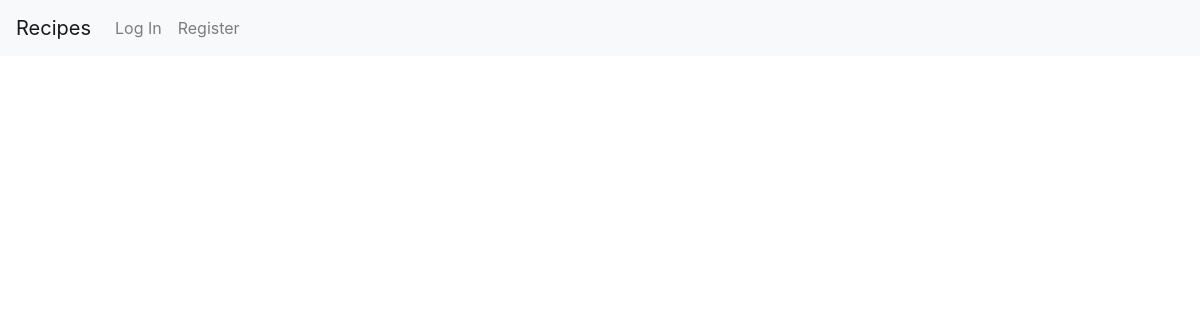
Before: / with the older database file.
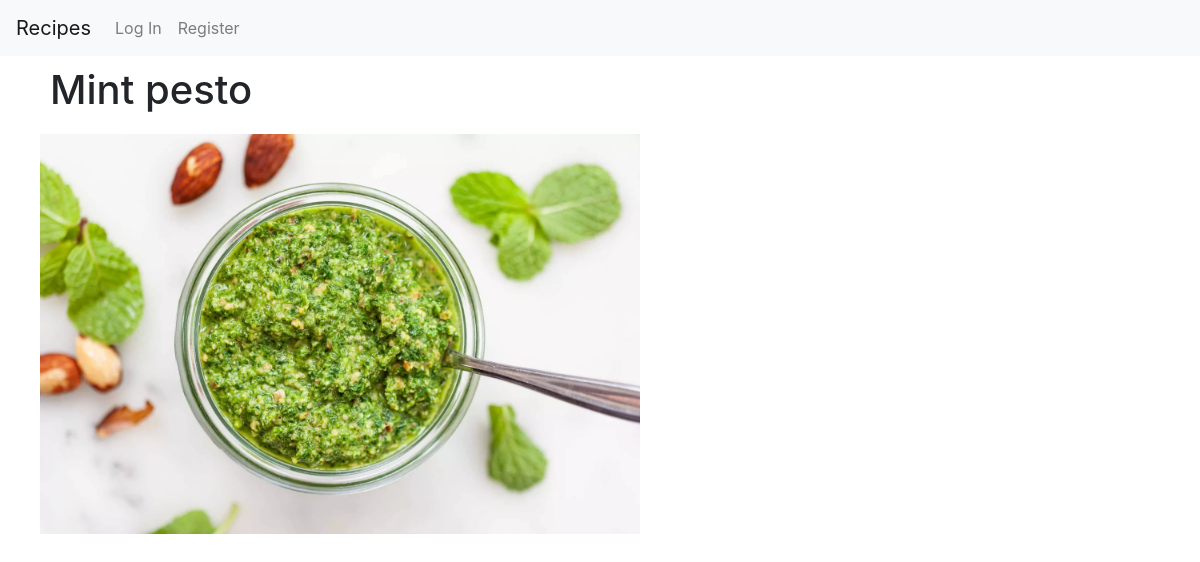
After: the same page with the newer database file.
### recipes/models.py (models this page shows, shortened)
class Recipe(models.Model):
    uploader = models.ForeignKey(
        User, on_delete=models.CASCADE, related_name="recipes")
    title = models.CharField(max_length=50)
    image = models.ImageField(upload_to="recipe-images", blank=True, null=True)
    preparation = models.CharField(max_length=2500)
    upload_date = models.DateTimeField(auto_now_add=True)
    prep_time = models.IntegerField(blank=True, null=True)
    total_time = models.IntegerField(blank=True, null=True)
    servings = models.IntegerField(default=0)

### recipes/views.py (the view)
# urls.py: path("", views.index, name="index"),
def index(request):
    recipes = Recipe.objects.all().order_by("-upload_date")
    return render(request, "recipes/index.html", {
        "recipes": recipes
    })

### recipes/templates/recipes/index.html
{% extends "recipes/layout.html" %}
{% block body %}
<ul>
    {% for recipe in recipes %}
    <li>
        <h1>{{ recipe.title }}</h1>
        <a href="{% url 'recipe' recipe.pk %}"><img src="{{ recipe.image.url }}" alt="Recipe image"></a>
    </li>
    {% endfor %}
</ul>
{% endblock %}

### recipes/templates/recipes/layout.html (shortened to what this page needs)
{% load static %}
<!DOCTYPE html>
<html lang="en">
    <head>
        <link rel="stylesheet" href="https://stackpath.bootstrapcdn.com/bootstrap/4.4.1/css/bootstrap.min.css">
        <link href="{% static 'recipes/styles.css' %}" rel="stylesheet">
    </head>
    <body>
        <nav class="navbar navbar-expand-lg navbar-light bg-light">
            <a class="navbar-brand" href="{% url 'index' %}">Recipes</a>
            <div>
              <ul class="navbar-nav mr-auto">
                {% if user.is_authenticated %}
                    <li class="nav-item">
                        <a class="nav-link" href="{% url 'logout' %}">Log Out</a>
                    </li>
                    <li class="nav-item">
                        <a class="nav-link" href="{% url 'new' %}">Add New Recipe</a>
                    </li>
                {% else %}
                    <li class="nav-item">
                        <a class="nav-link" href="{% url 'login' %}">Log In</a>
                    </li>
                    <li class="nav-item">
                        <a class="nav-link" href="{% url 'register' %}">Register</a>
                    </li>
                {% endif %}
              </ul>
            </div>
          </nav>
        <div class="body">
            {% block body %}
            {% endblock %}
        </div>
    </body>
</html>

### recipes/static/recipes/styles.css (style rules this page uses)
h1 { margin: 10px; }
img { margin-top: 10px; max-height: 400px; object-fit: contain; }
li { list-style: none; }

Changed rows visible on the page:
added Recipe: title "Mint pesto", image (picture)
